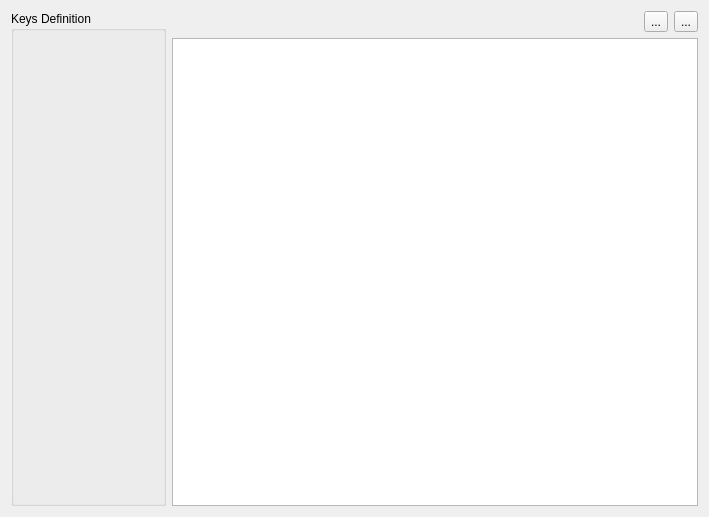
<?xml version="1.0" encoding="UTF-8"?>
<ui version="4.0">
 <class>AntMetadataWorkspace</class>
 <widget class="QWidget" name="AntMetadataWorkspace">
  <property name="geometry">
   <rect>
    <x>0</x>
    <y>0</y>
    <width>709</width>
    <height>517</height>
   </rect>
  </property>
  <property name="windowTitle">
   <string>Form</string>
  </property>
  <layout class="QGridLayout" name="gridLayout">
   <item row="0" column="3">
    <widget class="QToolButton" name="removeButton">
     <property name="sizePolicy">
      <sizepolicy hsizetype="Fixed" vsizetype="Fixed">
       <horstretch>1</horstretch>
       <verstretch>0</verstretch>
      </sizepolicy>
     </property>
     <property name="text">
      <string>...</string>
     </property>
     <property name="icon">
      <iconset theme="list-remove-symbolic">
       <normaloff>.</normaloff>.</iconset>
     </property>
    </widget>
   </item>
   <item row="1" column="1" colspan="3">
    <widget class="QTreeView" name="dataView">
     <property name="sizePolicy">
      <sizepolicy hsizetype="Expanding" vsizetype="Expanding">
       <horstretch>3</horstretch>
       <verstretch>5</verstretch>
      </sizepolicy>
     </property>
    </widget>
   </item>
   <item row="0" column="1">
    <spacer name="horizontalSpacer">
     <property name="orientation">
      <enum>Qt::Horizontal</enum>
     </property>
     <property name="sizeHint" stdset="0">
      <size>
       <width>40</width>
       <height>20</height>
      </size>
     </property>
    </spacer>
   </item>
   <item row="0" column="2">
    <widget class="QToolButton" name="addButton">
     <property name="sizePolicy">
      <sizepolicy hsizetype="Fixed" vsizetype="Fixed">
       <horstretch>1</horstretch>
       <verstretch>0</verstretch>
      </sizepolicy>
     </property>
     <property name="text">
      <string>...</string>
     </property>
     <property name="icon">
      <iconset theme="list-add-symbolic">
       <normaloff>.</normaloff>.</iconset>
     </property>
    </widget>
   </item>
   <item row="0" column="0" rowspan="2">
    <widget class="QGroupBox" name="groupBox">
     <property name="sizePolicy">
      <sizepolicy hsizetype="Preferred" vsizetype="Preferred">
       <horstretch>1</horstretch>
       <verstretch>0</verstretch>
      </sizepolicy>
     </property>
     <property name="title">
      <string>Keys Definition</string>
     </property>
     <layout class="QVBoxLayout" name="verticalLayout">
      <item>
       <widget class="KeyTypeListWidget" name="keyTypeEditor" native="true"/>
      </item>
     </layout>
    </widget>
   </item>
  </layout>
 </widget>
 <customwidgets>
  <customwidget>
   <class>KeyTypeListWidget</class>
   <extends>QWidget</extends>
   <header location="global">fort/studio/widget/KeyTypeListWidget.hpp</header>
   <container>1</container>
  </customwidget>
 </customwidgets>
 <resources/>
 <connections/>
</ui>
